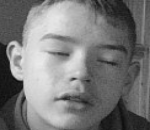
#> input picture 0.png, 150 x 130 px, given in place of the camera
$ python main.py
#> lines starting #> are read from the running program, lines starting #| are printed output that depends on the picture; after the words box and inside, x2 and y2 are one past the last pixel; in counts of white or black regions, pixels touching at a corner belong together
import cv2
import os
name = input("Enter ur name")
#> the answer given: 0.png
path = "C:/Users/laury/Documents/jetlearn/opencv/lesson8/datasets"
datasets = os.path.join(path, name)
if not os.path.isdir(datasets):
    os.mkdir(datasets)
video = cv2.VideoCapture(0)
face = cv2.CascadeClassifier("haarcascade_frontalface_default.xml")
count = 0
while video.isOpened():
    ret, img = video.read()
#> img is the input picture: shape (130, 150, 3); min 12, max 235, mean 121.3
    gray = cv2.cvtColor(img, cv2.COLOR_BGR2GRAY)
    person = face.detectMultiScale(gray, 1.5, 3)
#> person = [[20, 5, 122, 122]]
    print(person)
#| [[ 20   5 122 122]]
    for x, y, w, h in person:
        cv2.rectangle(img, (x,y), (x+w, y+h), (230, 25, 189), 2)
        picture = gray[y:y+h, x:x+w]
        picture_resize = cv2.resize(picture, (150, 130))
        os.chdir(datasets)
        cv2.imwrite(f"{count}.png", picture_resize)
        count = count+1
#> this loop made 1 pass
#> (x, y, w, h, count) on pass 1: (20, 5, 122, 122, 1)
#> pass 1, `picture = gray[y:y+h, x:x+w]`:
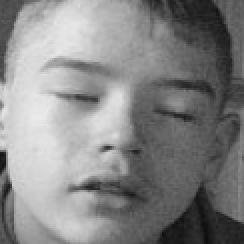
#> picture: shape (122, 122) (shown 2 times larger); min 13, max 235, mean 133.3
#> pass 1, `picture_resize = cv2.resize(picture, (150, 130))`:
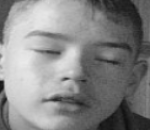
#> picture_resize: shape (130, 150); min 15, max 234, mean 133.2
#> after the loop:
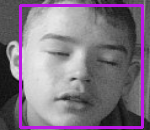
#> img: shape (130, 150, 3); 7.49% of pixels changed, all inside (x1, y1, x2, y2) = (19, 4, 144, 129)
#> after the loop, count = 1
    cv2.imshow("screen", img)
    k = cv2.waitKey(1)
#> (key Esc is pressed here)
    if k == 27:
        break
    if count == 30:
        break
